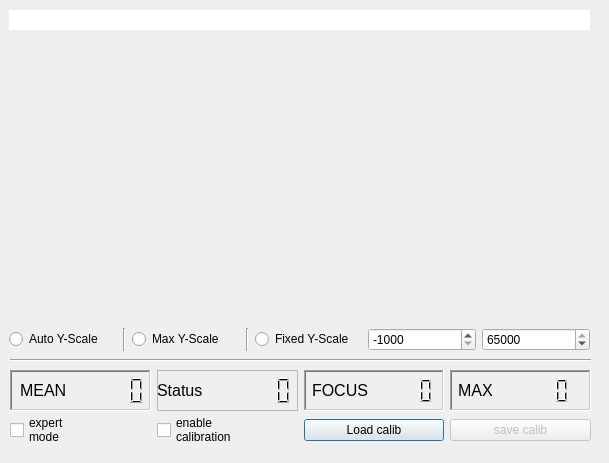
<?xml version="1.0" encoding="UTF-8"?>
<ui version="4.0">
 <class>display</class>
 <widget class="QDialog" name="display">
  <property name="geometry">
   <rect>
    <x>0</x>
    <y>0</y>
    <width>609</width>
    <height>463</height>
   </rect>
  </property>
  <property name="sizePolicy">
   <sizepolicy hsizetype="Maximum" vsizetype="Preferred">
    <horstretch>0</horstretch>
    <verstretch>0</verstretch>
   </sizepolicy>
  </property>
  <property name="windowTitle">
   <string>Online BPMDisplay</string>
  </property>
  <widget class="QWidget" name="verticalLayoutWidget">
   <property name="geometry">
    <rect>
     <x>9</x>
     <y>10</y>
     <width>581</width>
     <height>341</height>
    </rect>
   </property>
   <layout class="QVBoxLayout" name="verticalLayout">
    <item>
     <widget class="QLineEdit" name="lineTitle">
      <property name="frame">
       <bool>false</bool>
      </property>
      <property name="alignment">
       <set>Qt::AlignmentFlag::AlignCenter</set>
      </property>
      <property name="readOnly">
       <bool>true</bool>
      </property>
     </widget>
    </item>
    <item>
     <widget class="QCustomPlot" name="plotWidget" native="true">
      <property name="sizePolicy">
       <sizepolicy hsizetype="Preferred" vsizetype="Expanding">
        <horstretch>0</horstretch>
        <verstretch>0</verstretch>
       </sizepolicy>
      </property>
     </widget>
    </item>
    <item>
     <layout class="QHBoxLayout" name="horizontalLayout">
      <item>
       <widget class="QRadioButton" name="radioButtonAutoscale">
        <property name="text">
         <string>Auto Y-Scale</string>
        </property>
        <attribute name="buttonGroup">
         <string notr="true">buttonGroup</string>
        </attribute>
       </widget>
      </item>
      <item>
       <widget class="Line" name="line">
        <property name="orientation">
         <enum>Qt::Orientation::Vertical</enum>
        </property>
       </widget>
      </item>
      <item>
       <widget class="QRadioButton" name="radioButtonMaxScale">
        <property name="text">
         <string>Max Y-Scale</string>
        </property>
        <attribute name="buttonGroup">
         <string notr="true">buttonGroup</string>
        </attribute>
       </widget>
      </item>
      <item>
       <widget class="Line" name="line_2">
        <property name="orientation">
         <enum>Qt::Orientation::Vertical</enum>
        </property>
       </widget>
      </item>
      <item>
       <widget class="QRadioButton" name="radioButtonFixedScale">
        <property name="text">
         <string>Fixed Y-Scale</string>
        </property>
        <attribute name="buttonGroup">
         <string notr="true">buttonGroup</string>
        </attribute>
       </widget>
      </item>
      <item>
       <widget class="QSpinBox" name="spinBox_fixedmin">
        <property name="minimum">
         <number>-1000</number>
        </property>
        <property name="maximum">
         <number>66000</number>
        </property>
        <property name="singleStep">
         <number>100</number>
        </property>
        <property name="value">
         <number>-1000</number>
        </property>
        <property name="displayIntegerBase">
         <number>10</number>
        </property>
       </widget>
      </item>
      <item>
       <widget class="QSpinBox" name="spinBox_fixedmax">
        <property name="minimum">
         <number>1000</number>
        </property>
        <property name="maximum">
         <number>65000</number>
        </property>
        <property name="singleStep">
         <number>100</number>
        </property>
        <property name="value">
         <number>65000</number>
        </property>
       </widget>
      </item>
     </layout>
    </item>
   </layout>
  </widget>
  <widget class="Line" name="line_3">
   <property name="geometry">
    <rect>
     <x>10</x>
     <y>350</y>
     <width>581</width>
     <height>20</height>
    </rect>
   </property>
   <property name="sizePolicy">
    <sizepolicy hsizetype="Expanding" vsizetype="Fixed">
     <horstretch>0</horstretch>
     <verstretch>0</verstretch>
    </sizepolicy>
   </property>
   <property name="orientation">
    <enum>Qt::Orientation::Horizontal</enum>
   </property>
  </widget>
  <widget class="QWidget" name="horizontalLayoutWidget">
   <property name="geometry">
    <rect>
     <x>10</x>
     <y>410</y>
     <width>581</width>
     <height>41</height>
    </rect>
   </property>
   <layout class="QHBoxLayout" name="horizontalLayout_2">
    <item>
     <widget class="QCheckBox" name="checkBox_expertmode">
      <property name="text">
       <string>expert
mode</string>
      </property>
     </widget>
    </item>
    <item>
     <widget class="QCheckBox" name="checkBox_enablecalib">
      <property name="text">
       <string>enable
calibration</string>
      </property>
     </widget>
    </item>
    <item>
     <widget class="QPushButton" name="pushButton_loadcalib">
      <property name="text">
       <string>Load calib</string>
      </property>
     </widget>
    </item>
    <item>
     <widget class="QPushButton" name="pushButton_savecalib">
      <property name="enabled">
       <bool>false</bool>
      </property>
      <property name="text">
       <string>save calib</string>
      </property>
     </widget>
    </item>
   </layout>
  </widget>
  <widget class="QWidget" name="horizontalLayoutWidget_2">
   <property name="geometry">
    <rect>
     <x>10</x>
     <y>370</y>
     <width>581</width>
     <height>41</height>
    </rect>
   </property>
   <layout class="QHBoxLayout" name="horizontalLayout_5">
    <item>
     <widget class="QFrame" name="frame">
      <property name="frameShape">
       <enum>QFrame::Shape::WinPanel</enum>
      </property>
      <property name="frameShadow">
       <enum>QFrame::Shadow::Sunken</enum>
      </property>
      <widget class="QLCDNumber" name="lcdNumber_mean">
       <property name="geometry">
        <rect>
         <x>50</x>
         <y>0</y>
         <width>91</width>
         <height>41</height>
        </rect>
       </property>
       <property name="frameShape">
        <enum>QFrame::Shape::NoFrame</enum>
       </property>
       <property name="frameShadow">
        <enum>QFrame::Shadow::Plain</enum>
       </property>
       <property name="smallDecimalPoint">
        <bool>true</bool>
       </property>
       <property name="value" stdset="0">
        <double>0.000000000000000</double>
       </property>
       <property name="intValue" stdset="0">
        <number>0</number>
       </property>
      </widget>
      <widget class="QLabel" name="label">
       <property name="geometry">
        <rect>
         <x>10</x>
         <y>10</y>
         <width>61</width>
         <height>21</height>
        </rect>
       </property>
       <property name="font">
        <font>
         <pointsize>12</pointsize>
        </font>
       </property>
       <property name="text">
        <string>MEAN</string>
       </property>
       <property name="textFormat">
        <enum>Qt::TextFormat::RichText</enum>
       </property>
       <property name="scaledContents">
        <bool>true</bool>
       </property>
      </widget>
     </widget>
    </item>
    <item>
     <widget class="QFrame" name="frame_4">
      <property name="frameShape">
       <enum>QFrame::Shape::StyledPanel</enum>
      </property>
      <property name="frameShadow">
       <enum>QFrame::Shadow::Raised</enum>
      </property>
      <widget class="QLabel" name="label_4">
       <property name="geometry">
        <rect>
         <x>0</x>
         <y>10</y>
         <width>61</width>
         <height>21</height>
        </rect>
       </property>
       <property name="font">
        <font>
         <pointsize>12</pointsize>
        </font>
       </property>
       <property name="text">
        <string>Status</string>
       </property>
       <property name="textFormat">
        <enum>Qt::TextFormat::RichText</enum>
       </property>
       <property name="scaledContents">
        <bool>true</bool>
       </property>
      </widget>
      <widget class="QLCDNumber" name="lcdNumber_status">
       <property name="geometry">
        <rect>
         <x>50</x>
         <y>0</y>
         <width>91</width>
         <height>41</height>
        </rect>
       </property>
       <property name="frameShape">
        <enum>QFrame::Shape::NoFrame</enum>
       </property>
       <property name="frameShadow">
        <enum>QFrame::Shadow::Plain</enum>
       </property>
       <property name="smallDecimalPoint">
        <bool>true</bool>
       </property>
       <property name="value" stdset="0">
        <double>0.000000000000000</double>
       </property>
       <property name="intValue" stdset="0">
        <number>0</number>
       </property>
      </widget>
     </widget>
    </item>
    <item>
     <widget class="QFrame" name="frame_3">
      <property name="frameShape">
       <enum>QFrame::Shape::WinPanel</enum>
      </property>
      <property name="frameShadow">
       <enum>QFrame::Shadow::Sunken</enum>
      </property>
      <widget class="QLCDNumber" name="lcdNumber_focus">
       <property name="geometry">
        <rect>
         <x>60</x>
         <y>0</y>
         <width>71</width>
         <height>41</height>
        </rect>
       </property>
       <property name="frameShape">
        <enum>QFrame::Shape::NoFrame</enum>
       </property>
       <property name="frameShadow">
        <enum>QFrame::Shadow::Plain</enum>
       </property>
      </widget>
      <widget class="QLabel" name="label_2">
       <property name="geometry">
        <rect>
         <x>8</x>
         <y>10</y>
         <width>61</width>
         <height>21</height>
        </rect>
       </property>
       <property name="font">
        <font>
         <pointsize>12</pointsize>
        </font>
       </property>
       <property name="text">
        <string>FOCUS</string>
       </property>
      </widget>
     </widget>
    </item>
    <item>
     <widget class="QFrame" name="frame_2">
      <property name="frameShape">
       <enum>QFrame::Shape::WinPanel</enum>
      </property>
      <property name="frameShadow">
       <enum>QFrame::Shadow::Sunken</enum>
      </property>
      <widget class="QLCDNumber" name="lcdNumber_max">
       <property name="geometry">
        <rect>
         <x>50</x>
         <y>0</y>
         <width>71</width>
         <height>41</height>
        </rect>
       </property>
       <property name="font">
        <font>
         <family>Arial</family>
         <pointsize>8</pointsize>
        </font>
       </property>
       <property name="frameShape">
        <enum>QFrame::Shape::NoFrame</enum>
       </property>
      </widget>
      <widget class="QLabel" name="label_3">
       <property name="geometry">
        <rect>
         <x>8</x>
         <y>10</y>
         <width>61</width>
         <height>21</height>
        </rect>
       </property>
       <property name="font">
        <font>
         <pointsize>12</pointsize>
        </font>
       </property>
       <property name="text">
        <string>MAX</string>
       </property>
      </widget>
     </widget>
    </item>
   </layout>
  </widget>
 </widget>
 <customwidgets>
  <customwidget>
   <class>QCustomPlot</class>
   <extends>QWidget</extends>
   <header>qcustomplot.h</header>
   <container>1</container>
  </customwidget>
 </customwidgets>
 <resources/>
 <connections/>
 <buttongroups>
  <buttongroup name="buttonGroup"/>
 </buttongroups>
</ui>
